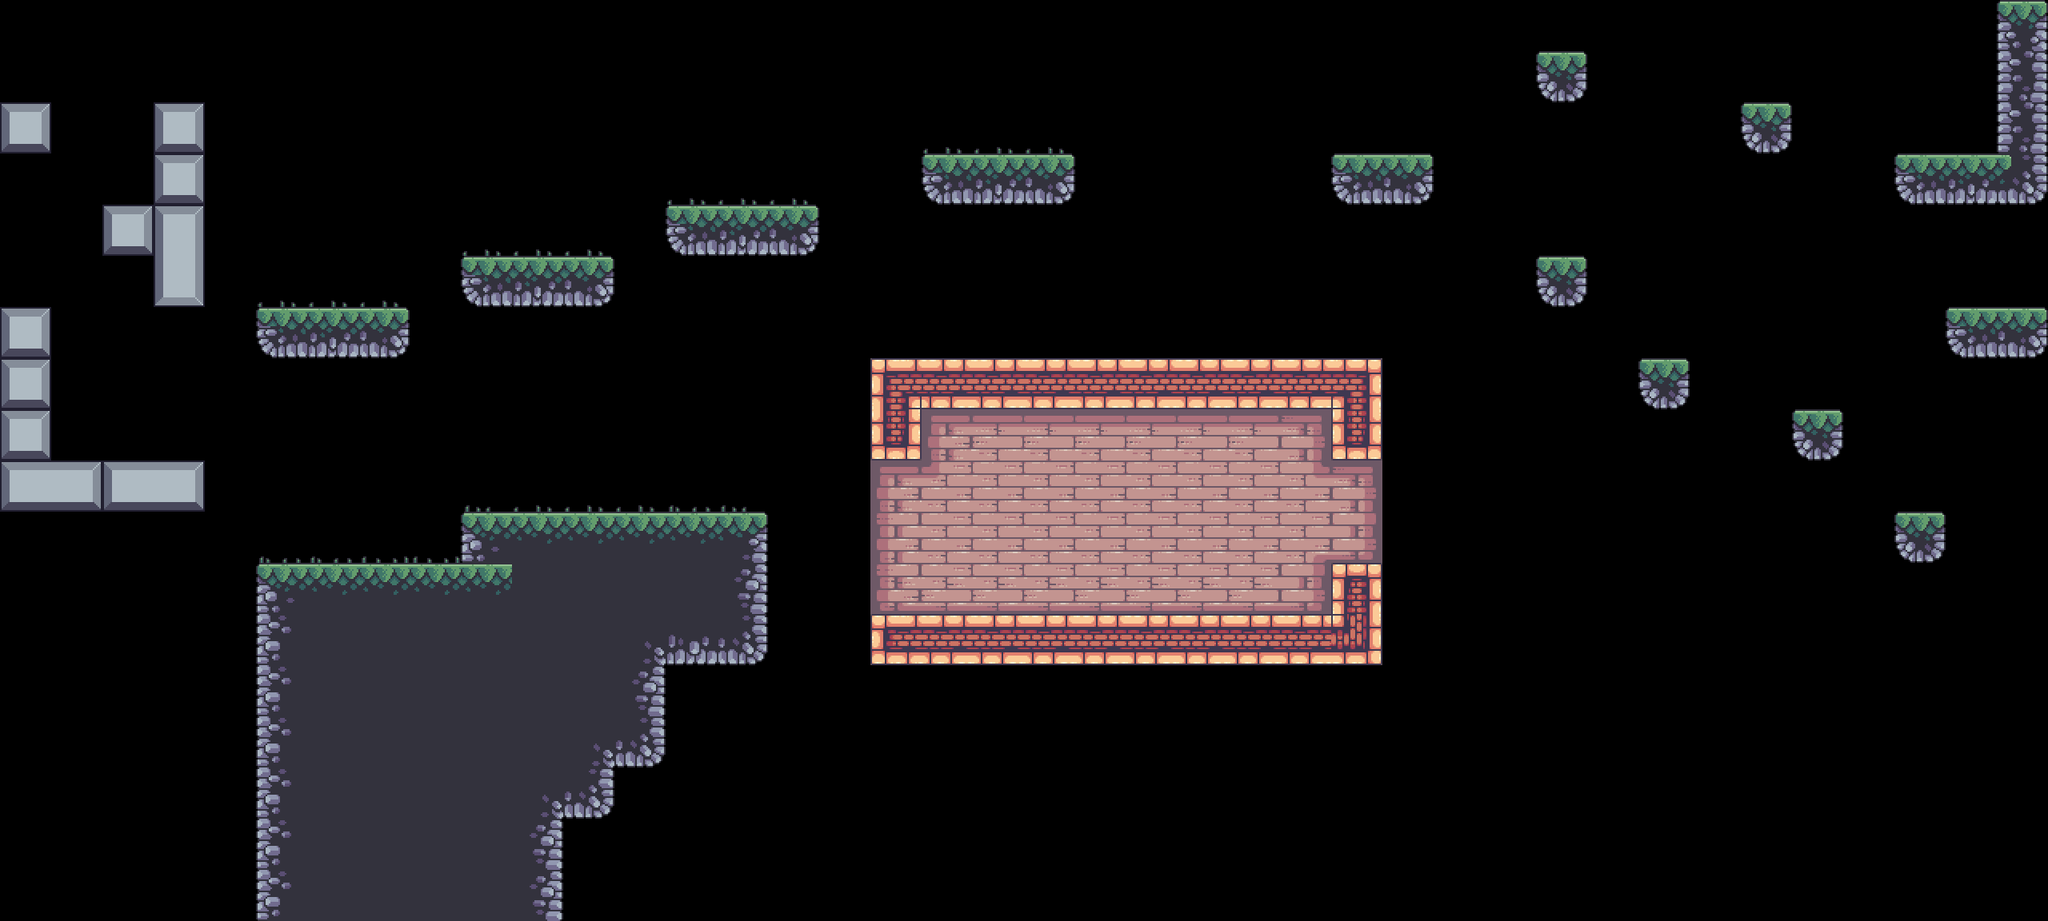

Below is a game level as drawn by its tile map, then a one-line description and the .tmx that defines it (tile-layer data replaced by summaries):
An orthogonal 40x18 tile map with 64x64 px tiles, 3 tile layers (BG, Terrain, Grass), 9 tilesets and 85 objects (36x silver, 9x static, 7x tooth, 6x shell, 5x diamond, ...).

<map version="1.10" tiledversion="1.10.2" orientation="orthogonal" renderorder="right-down" width="40" height="18" tilewidth="64" tileheight="64" infinite="0" nextlayerid="16" nextobjectid="240">
 <tileset firstgid="1" source="../data/tilesets/outside.tsx" />
 <tileset firstgid="49" source="../data/tilesets/items.tsx" />
 <tileset firstgid="54" source="../data/tilesets/inside.tsx" />
 <tileset firstgid="150" source="../data/tilesets/extra.tsx" />
 <tileset firstgid="216" source="../data/tilesets/objects.tsx" />
 <tileset firstgid="244" source="../data/tilesets/platforms.tsx" />
 <tileset firstgid="252" source="../data/tilesets/enemies.tsx" />
 <tileset firstgid="252" source="../data/tilesets/grass.tsx" />
 <tileset firstgid="257" name="0" tilewidth="104" tileheight="140" tilecount="1" columns="1">
  <image source="../graphics/player/player2/idle/0.png" width="104" height="140" />
 </tileset>
 <layer id="9" name="BG" width="40" height="18">
  <data>[720 cells, 38 non-empty, 11 distinct tile ids]</data>
 </layer>
 <objectgroup id="12" name="BG details" class="window">
  <object id="49" name="candle" gid="231" x="1152.5" y="695" width="64" height="64" />
  <object id="50" name="candle" gid="231" x="1411" y="696.5" width="64" height="64" />
  <object id="51" name="window" gid="232" x="1560.5" y="616.5" width="64" height="64" />
  <object id="52" name="window" gid="232" x="1208.5" y="630.5" width="64" height="64" />
  <object id="53" name="big_chain" gid="233" x="1344" y="630" width="64" height="116" />
  <object id="54" name="small_chain" gid="234" x="1434.67" y="574.333" width="64" height="62" />
  <object id="55" name="static" gid="235" x="1381" y="766" width="14" height="34" />
  <object id="56" name="static" gid="236" x="1582.67" y="767" width="30" height="14" />
  <object id="57" name="static" gid="237" x="1309.67" y="767" width="14" height="28" />
  <object id="58" name="static" gid="238" x="1246.67" y="766.667" width="24" height="14" />
  <object id="59" name="static" gid="239" x="1452.67" y="765.333" width="42" height="44" />
  <object id="60" name="static" gid="240" x="1591" y="764.333" width="42" height="44" />
  <object id="61" name="static" gid="241" x="1498" y="694" width="52" height="178" />
  <object id="62" name="static" gid="242" x="1268.67" y="693.333" width="52" height="178" />
  <object id="63" name="static" gid="243" x="1094" y="767" width="82" height="98" />
 </objectgroup>
 <layer id="1" name="Terrain" width="40" height="18">
  <data>[720 cells, 125 non-empty, 26 distinct tile ids]</data>
 </layer>
 <layer id="10" name="Grass" width="40" height="18">
  <data>[720 cells, 22 non-empty, 4 distinct tile ids]</data>
 </layer>
 <objectgroup id="4" name="Objects">
  <object id="4" name="flag" gid="219" x="2417.33" y="198.667" width="68" height="186" />
  <object id="11" name="palm_large" gid="220" x="312.666" y="704.667" width="78" height="136" />
  <object id="12" name="palm_small" gid="222" x="1109.57" y="453.997" width="85.0939" height="109.558" />
  <object id="27" name="palm_bg" gid="217" x="855" y="640" width="128" height="128" />
  <object id="43" name="palm_bg_left" gid="228" x="245" y="754" width="104" height="106" />
  <object id="44" name="palm_bg_right" gid="229" x="929.5" y="695" width="104" height="106" />
  <object id="88" name="crate" gid="218" x="460.5" y="390" width="50" height="36" />
  <object id="89" name="barrel" gid="216" x="435.5" y="390.666" width="46" height="50" />
  <object id="110" name="barrel" gid="216" x="531" y="704.5" width="46" height="50" />
  <object id="111" name="crate" gid="218" x="496.333" y="704.667" width="43" height="36" />
  <object id="121" name="palm_large" gid="220" x="1168" y="451" width="78" height="136" />
  <object id="229" name="player" gid="257" x="486.667" y="681.833" width="104" height="140" />
 </objectgroup>
 <objectgroup id="13" name="Moving Objects">
  <object id="66" name="boat" x="1790.67" y="811.333" width="768" height="38">
   <properties>
    <property name="flip" type="bool" value="true" />
    <property name="platform" type="bool" value="true" />
    <property name="speed" type="int" value="60" />
   </properties>
  </object>
 </objectgroup>
 <objectgroup id="6" name="Enemies">
  <object id="36" name="shell" gid="224" x="60" y="580" width="76" height="46">
   <properties>
    <property name="reverse" type="bool" value="false" />
   </properties>
  </object>
  <object id="38" name="tooth" gid="225" x="1278" y="768" width="48" height="46" />
  <object id="39" name="shell" gid="224" x="318.667" y="706.333" width="76" height="46">
   <properties>
    <property name="reverse" type="bool" value="false" />
   </properties>
  </object>
  <object id="76" name="tooth" gid="225" x="1226.5" y="450.833" width="48" height="46" />
  <object id="81" name="tooth" gid="225" x="1587.66" y="450.166" width="48" height="46" />
  <object id="84" name="tooth" gid="225" x="654.333" y="324.5" width="48" height="46" />
  <object id="85" name="shell" gid="224" x="951.333" y="259.5" width="76" height="46">
   <properties>
    <property name="reverse" type="bool" value="true" />
   </properties>
  </object>
  <object id="94" name="tooth" gid="225" x="781.583" y="643.333" width="48" height="46" />
  <object id="212" name="tooth" gid="225" x="694.5" y="643.667" width="48" height="46" />
  <object id="214" name="tooth" gid="225" x="1456" y="769.667" width="48" height="46" />
  <object id="215" name="shell" gid="224" x="-5" y="130" width="76" height="46">
   <properties>
    <property name="reverse" type="bool" value="false" />
   </properties>
  </object>
  <object id="237" name="shell" gid="224" x="1660.67" y="194.333" width="76" height="46">
   <properties>
    <property name="reverse" type="bool" value="false" />
   </properties>
  </object>
  <object id="238" name="shell" gid="224" x="2488.5" y="386" width="76" height="46">
   <properties>
    <property name="reverse" type="bool" value="true" />
   </properties>
  </object>
 </objectgroup>
 <objectgroup id="2" name="Water">
  <object id="2" name="water" x="0" y="832" width="2560" height="320" />
 </objectgroup>
 <objectgroup id="14" name="Items">
  <object id="95" name="silver" gid="52" x="130" y="536" width="64" height="64" />
  <object id="96" name="silver" gid="52" x="195.5" y="536" width="64" height="64" />
  <object id="97" name="silver" gid="52" x="130" y="588" width="64" height="64" />
  <object id="98" name="silver" gid="52" x="195" y="588" width="64" height="64" />
  <object id="99" name="silver" gid="52" x="339.667" y="388.333" width="64" height="64" />
  <object id="100" name="silver" gid="52" x="667" y="330.334" width="64" height="64" />
  <object id="101" name="silver" gid="52" x="342.333" y="327.667" width="64" height="64" />
  <object id="102" name="silver" gid="52" x="411.667" y="325.667" width="64" height="64" />
  <object id="103" name="diamond" gid="49" x="1498" y="763" width="64" height="64" />
  <object id="104" name="silver" gid="52" x="626" y="331" width="64" height="64" />
  <object id="105" name="silver" gid="52" x="1135.5" y="195.5" width="64" height="64" />
  <object id="106" name="silver" gid="52" x="1186.5" y="194.5" width="64" height="64" />
  <object id="107" name="silver" gid="52" x="1233.5" y="191.5" width="64" height="64" />
  <object id="109" name="diamond" gid="49" x="1323" y="455" width="64" height="64" />
  <object id="122" name="skull" gid="53" x="1088.67" y="640.167" width="64" height="64" />
  <object id="123" name="silver" gid="52" x="830.333" y="267" width="64" height="64" />
  <object id="124" name="silver" gid="52" x="884.333" y="267" width="64" height="64" />
  <object id="125" name="silver" gid="52" x="403.333" y="711.333" width="64" height="64" />
  </objectgroup>
 <objectgroup id="15" name="Data">
  <!-- 1 objects omitted --></objectgroup>
</map>
<!-- 25 of 85 objects omitted -->
